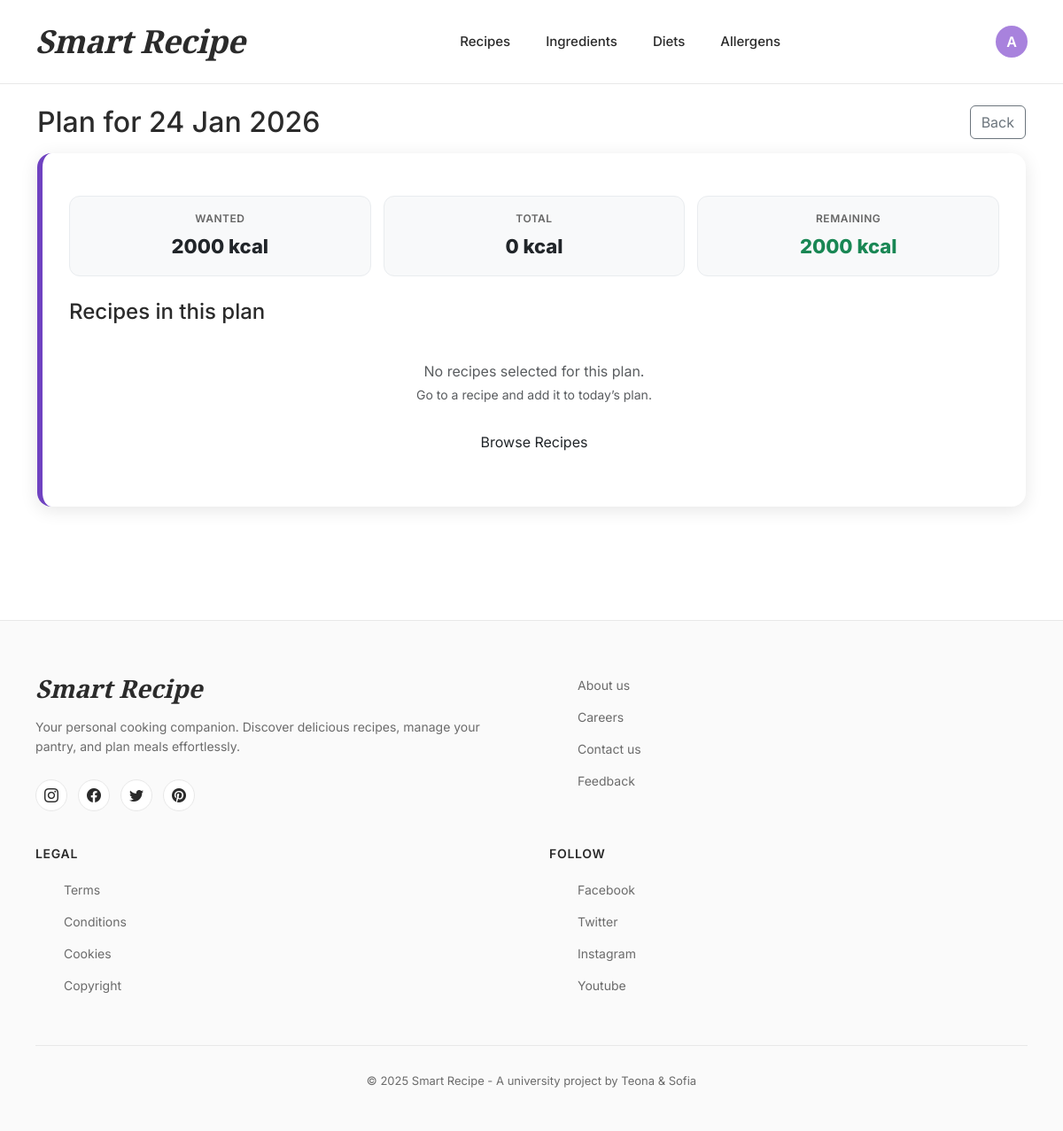
The page /plans/2/ (signed in) on the database its author committed.
### smart_recipe_app/models.py (models this page shows, shortened)
class DailyPlan(models.Model):
    user = models.ForeignKey(settings.AUTH_USER_MODEL, on_delete=models.CASCADE, related_name='daily_plans')
    date = models.DateField(default=date.today)
    wanted_calories = models.PositiveIntegerField()
    recipes = models.ManyToManyField(Recipe, related_name='daily_plans', blank=True)
    class Meta:
        unique_together = ('user', 'date')
    @property
    def total_calories(self):
        return sum((r.calories_per_serving or 0) for r in self.recipes.all())
    @property
    def remaining_calories(self):
        return self.wanted_calories - self.total_calories

### smart_recipe_app/views.py (the view)
# urls.py: path('plans/<int:plan_id>/', views.daily_plan_detail, name='daily_plan_detail'),
@login_required
def daily_plan_detail(request, plan_id):
    plan = get_object_or_404(DailyPlan, id=plan_id, user=request.user)
    return render(request, 'daily_plan/daily_plan_detail.html', {'plan': plan})

### smart_recipe_app/templates/daily_plan/daily_plan_detail.html (shortened to what this page needs)
{% extends "common/base.html" %}
{% block content %}
<div class="container mt-4 mb-5">
  <div class="d-flex justify-content-between align-items-center mb-3">
    <h2 class="m-0">Plan for {{ plan.date|date:"d M Y" }}</h2>
    <a href="{% url 'daily_plans' %}" class="btn btn-outline-secondary">Back</a>
  </div>
  <div class="detail-card">
    <div class="kpi-grid">
      <div class="kpi-box">
        <div class="kpi-label">Wanted</div>
        <div class="kpi-value">{{ plan.wanted_calories }} kcal</div>
      </div>
      <div class="kpi-box">
        <div class="kpi-label">Total</div>
        <div class="kpi-value">{{ plan.total_calories }} kcal</div>
      </div>
      <div class="kpi-box">
        <div class="kpi-label">Remaining</div>
        <div class="kpi-value">
          {% if plan.remaining_calories < 0 %}
            <span class="text-danger">{{ plan.remaining_calories }} kcal</span>
          {% else %}
            <span class="text-success">{{ plan.remaining_calories }} kcal</span>
          {% endif %}
        </div>
      </div>
    </div>
    <h4 class="mb-3">Recipes in this plan</h4>
    {% if plan.recipes.all %}
      <div class="table-responsive">
        <table class="items-table">
          <thead>
            <tr>
              <th>Recipe</th>
              <th>Total calories</th>
              <th>Per serving</th>
              <th class="text-end">Open</th>
            </tr>
          </thead>
          <tbody>
            {% for recipe in plan.recipes.all %}
              <tr>
                <td><strong>{{ recipe.name }}</strong></td>
                <td>{{ recipe.total_calories|floatformat:0 }} kcal</td>
                <td>
                  {% if recipe.calories_per_serving %}
                    {{ recipe.calories_per_serving|floatformat:0 }} kcal
                  {% else %}
                    <span class="text-muted">—</span>
                  {% endif %}
                </td>
                <td class="text-end">
                  <a class="btn btn-sm btn-outline-success" href="{% url 'recipe_detail' recipe.id %}">View</a>
                </td>
              </tr>
            {% endfor %}
          </tbody>
        </table>
      </div>
    {% else %}
      <div class="text-center py-4">
        <p class="text-muted mb-1">No recipes selected for this plan.</p>
        <p class="small text-muted">Go to a recipe and add it to today’s plan.</p>
        <a href="{% url 'recipe_list' %}" class="btn btn-green mt-2">Browse Recipes</a>
      </div>
    {% endif %}
  </div>
</div>
{% endblock %}

### smart_recipe_app/templates/common/base.html (shortened to what this page needs)
{% load static %}
<!DOCTYPE html>
<html lang="en">
<head>
    <link href="https://cdn.jsdelivr.net/npm/bootstrap@5.3.2/dist/css/bootstrap.min.css" rel="stylesheet">
    <link rel="stylesheet" href="https://cdn.jsdelivr.net/npm/bootstrap-icons@1.11.1/font/bootstrap-icons.css">
</head>
<body>
    <header class="clean-header">
        <div class="header-container">
            <a href="{% url 'index' %}" class="logo-text">Smart Recipe</a>
            {% if user.is_authenticated %}
            <nav class="header-nav">
                <a href="{% url 'recipe_list' %}" class="nav-link">Recipes</a>
                <a href="{% url 'ingredient_list' %}" class="nav-link">Ingredients</a>
                <a href="{% url 'diet_list' %}" class="nav-link">Diets</a>
                <a href="{% url 'allergen_list' %}" class="nav-link">Allergens</a>
            </nav>
            <div class="header-actions">
                <div class="dropdown user-menu">
                    <button class="user-btn dropdown-toggle" type="button" data-bs-toggle="dropdown" aria-expanded="false">
                        <div class="user-avatar">
                            {{ user.username|first|upper }}
                        </div>
                    </button>
                </div>
            </div>
            {% else %}
            <div class="header-actions">
                <a href="{% url 'login' %}" class="nav-link">Login</a>
            </div>
            {% endif %}
        </div>
    </header>
    <main>
        {% block content %}{% endblock %}
    </main>
    <footer class="clean-footer">
        <div class="footer-container">
            <div class="footer-content">
                <div class="footer-brand">
                    <h3>Smart Recipe</h3>
                    <p>Your personal cooking companion. Discover delicious recipes, manage your pantry, and plan meals effortlessly.</p>
                    <div class="social-links">
                        <a href="#" class="social-link" aria-label="Instagram">
                            <i class="bi bi-instagram"></i>
                        </a>
                        <a href="#" class="social-link" aria-label="Facebook">
                            <i class="bi bi-facebook"></i>
                        </a>
                        <a href="#" class="social-link" aria-label="Twitter">
                            <i class="bi bi-twitter"></i>
                        </a>
                        <a href="#" class="social-link" aria-label="Pinterest">
                            <i class="bi bi-pinterest"></i>
                        </a>
                    </div>
                </div>
                <div class="footer-section">
                    <ul class="footer-links">
                        <li><a href="#">About us</a></li>
                        <li><a href="#">Careers</a></li>
                        <li><a href="#">Contact us</a></li>
                        <li><a href="#">Feedback</a></li>
                    </ul>
                </div>
                <div class="footer-section">
                    <h4>Legal</h4>
                    <ul class="footer-links">
                        <li><a href="#">Terms</a></li>
                        <li><a href="#">Conditions</a></li>
                        <li><a href="#">Cookies</a></li>
                        <li><a href="#">Copyright</a></li>
                    </ul>
                </div>
                <div class="footer-section">
                    <h4>Follow</h4>
                    <ul class="footer-links">
                        <li><a href="#">Facebook</a></li>
                        <li><a href="#">Twitter</a></li>
                        <li><a href="#">Instagram</a></li>
                        <li><a href="#">Youtube</a></li>
                    </ul>
                </div>
            </div>
            <div class="footer-bottom">
                <p>&copy; 2025 Smart Recipe - A university project by Teona & Sofia</p>
            </div>
        </div>
    </footer>
</body>
</html>

### smart_recipe_app/templates/common/base.html (style rules this page uses)
:root { --vintage-grape: #49416D; --bright-lavender: #A882DD; --sweet-salmon: #E08D79; --honeydew: #E0EFDE; --icy-aqua: #B3F2DD; --text-dark: #2b2b2b; --text-muted: #6b6b6b; }
* { margin: 0; padding: 0; box-sizing: border-box; }
body { font-family: 'Inter', -apple-system, BlinkMacSystemFont, sans-serif; color: var(--text-dark); background-color: #ffffff; min-height: 100vh; display: flex; flex-direction: column; }
.clean-header { background: white; border-bottom: 1px solid #e8e8e8; position: sticky; top: 0; z-index: 1000; padding: 20px 0; }
.header-container { max-width: 1400px; margin: 0 auto; padding: 0 40px; display: flex; align-items: center; justify-content: space-between; }
.logo-text { font-family: 'Playfair Display', serif; font-size: 36px; font-weight: 900; font-style: italic; color: var(--text-dark); text-decoration: none; letter-spacing: -0.5px; transition: color 0.3s ease; }
.header-nav { display: flex; align-items: center; gap: 40px; }
.nav-link { color: var(--text-dark); text-decoration: none; font-weight: 500; font-size: 15px; transition: color 0.3s ease; }
.header-actions { display: flex; align-items: center; gap: 25px; }
.user-btn.dropdown-toggle::after { display: none; }
.user-btn { background: transparent; border: none; padding: 0; cursor: pointer; }
.user-avatar { width: 36px; height: 36px; background: var(--bright-lavender); border-radius: 50%; display: flex; align-items: center; justify-content: center; color: white; font-weight: 600; transition: transform 0.3s ease; }
main { flex: 1; }
.clean-footer { background: #fafafa; border-top: 1px solid #e8e8e8; padding: 60px 0 30px; margin-top: 80px; }
.footer-container { max-width: 1400px; margin: 0 auto; padding: 0 40px; }
.footer-content { display: grid; grid-template-columns: 2fr 1fr 1fr 1fr; gap: 60px; margin-bottom: 40px; }
.footer-brand h3 { font-family: 'Playfair Display', serif; font-size: 28px; font-weight: 900; font-style: italic; margin-bottom: 15px; color: var(--text-dark); }
.footer-brand p { color: var(--text-muted); line-height: 1.6; margin-bottom: 25px; font-size: 14px; }
.social-links { display: flex; gap: 12px; }
.social-link { width: 36px; height: 36px; background: white; border: 1px solid #e8e8e8; border-radius: 50%; display: flex; align-items: center; justify-content: center; color: var(--text-dark); text-decoration: none; transition: all 0.3s ease; }
.footer-section h4 { font-weight: 600; margin-bottom: 20px; font-size: 14px; text-transform: uppercase; letter-spacing: 0.05em; color: var(--text-dark); }
.footer-links { list-style: none; }
.footer-links li { margin-bottom: 12px; }
.footer-links a { color: var(--text-muted); text-decoration: none; font-size: 14px; transition: all 0.3s ease; }
.footer-bottom { border-top: 1px solid #e8e8e8; padding-top: 30px; text-align: center; font-size: 13px; color: var(--text-muted); }
@media (max-width: 1200px) { .footer-content { grid-template-columns: 1fr 1fr; gap: 40px; } }

### smart_recipe_app/templates/daily_plan/daily_plan_detail.html (style rules this page uses)
.detail-card { background:#fff; padding:30px; border-radius:16px; box-shadow:0 4px 20px rgba(0,0,0,0.10); border-left:6px solid #6f42c1; }
.kpi-grid { display:grid; grid-template-columns:repeat(auto-fit, minmax(180px, 1fr)); gap:14px; margin:18px 0 26px; }
.kpi-box { background:#f8f9fa; border:1px solid #e9ecef; border-radius:12px; padding:16px; text-align:center; }
.kpi-label { font-size:12px; letter-spacing:0.5px; text-transform:uppercase; color:#666; margin-bottom:6px; font-weight:600; }
.kpi-value { font-size:22px; font-weight:800; color:#212529; }

### rows shown on the page
DailyPlan: date "24 Jan 2026", wanted_calories "2000", total_calories "0", remaining_calories "2000"

### other values the page prints
{{ user.username|first|upper }} "A"
